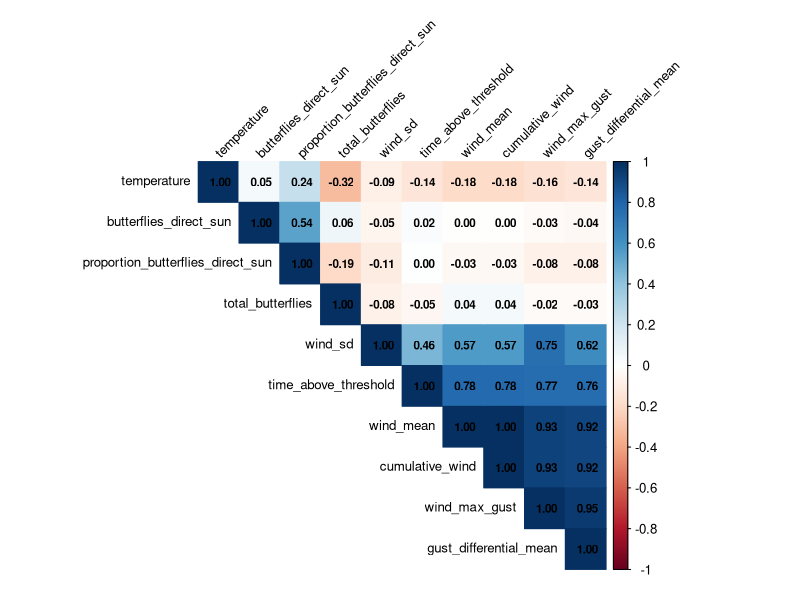
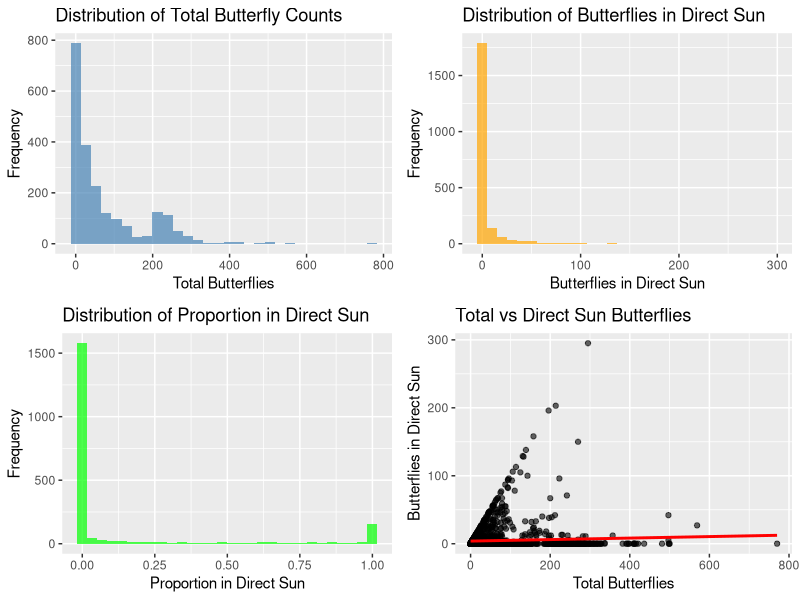
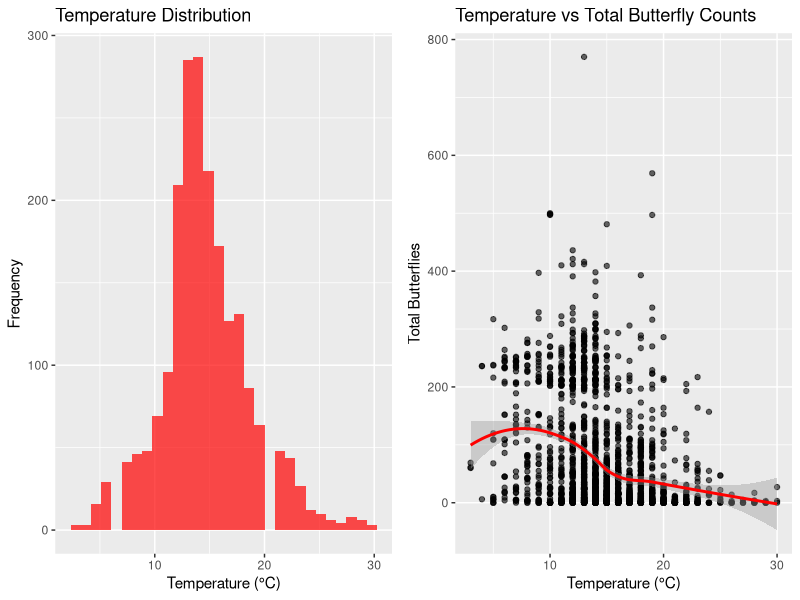
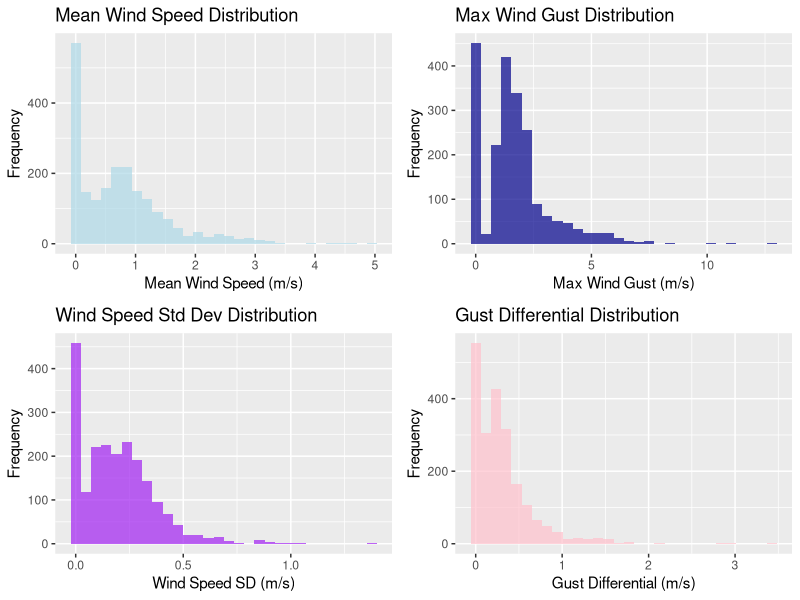
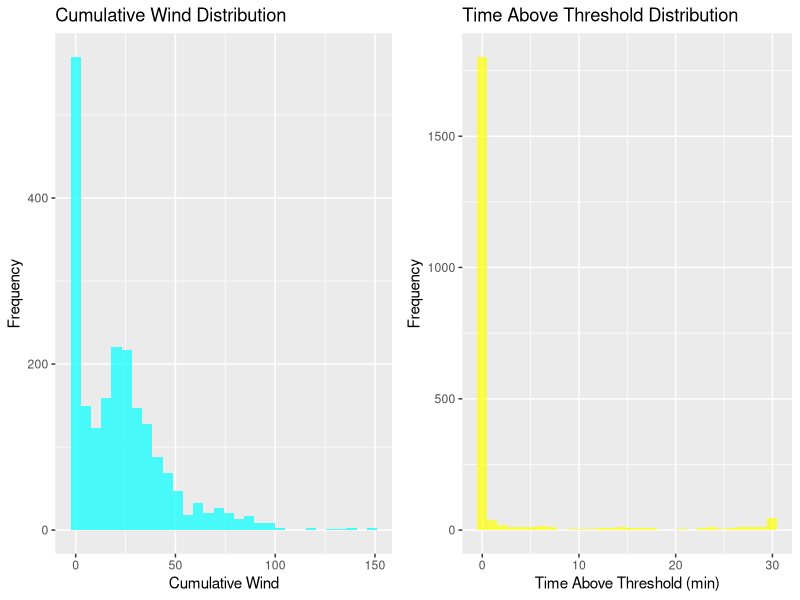
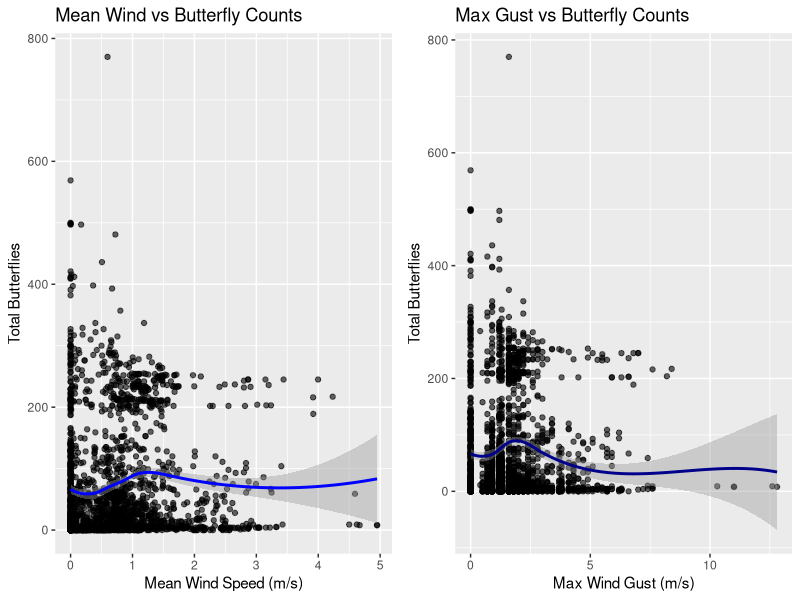

Generate these figures, in order, with R:
## ---- chunk 1
#| output: true
library(tidyverse)
library(here)
# Load the prepared data
df <- read_csv(here("data", "analysis_dataset_final.csv")) 

df <-df %>% mutate(
        day_id = as.factor(day_id),
        Observer = as.factor(Observer),
        view_id = as.factor(view_id),
        deployment_id = as.factor(deployment_id)
        ) %>%
        group_by(day_id) %>%
          mutate(
              time_within_day = row_number(), # For AR(1) structure
              AR_start = row_number() == 1
          )


# Check data structure
glimpse(df)

## ---- chunk 2
#| output: true
library(corrplot)
library(knitr)
library(kableExtra)

# Select only numeric variables explicitly (excluding day_id which is a factor)
numeric_vars <- df %>% 
  ungroup() %>%  # Remove grouping first
  select(total_butterflies, butterflies_direct_sun, proportion_butterflies_direct_sun,
         temperature, wind_mean, wind_max_gust, wind_sd, 
         gust_differential_mean, cumulative_wind, time_above_threshold)

# Calculate correlation matrix
cor_matrix <- cor(numeric_vars, use = "complete.obs")

# Create correlation plot
corrplot(cor_matrix, 
         method = "color",
         type = "upper",
         order = "hclust",
         tl.cex = 0.8,
         tl.col = "black",
         tl.srt = 45,
         addCoef.col = "black",
         number.cex = 0.7)

# Print correlation table
kable(round(cor_matrix, 3), 
      caption = "Correlation Matrix for Numeric Variables") %>%
  kable_styling(bootstrap_options = c("striped", "hover", "condensed")) %>%
  scroll_box(width = "100%", height = "400px")
## ---- chunk 3
#| output: true
#| fig-width: 12
#| fig-height: 8

# Distribution of monarch counts
p1 <- ggplot(df, aes(x = total_butterflies)) +
  geom_histogram(bins = 30, fill = "steelblue", alpha = 0.7) +
  labs(title = "Distribution of Total Butterfly Counts", x = "Total Butterflies", y = "Frequency")

p2 <- ggplot(df, aes(x = butterflies_direct_sun)) +
  geom_histogram(bins = 30, fill = "orange", alpha = 0.7) +
  labs(title = "Distribution of Butterflies in Direct Sun", x = "Butterflies in Direct Sun", y = "Frequency")

p3 <- ggplot(df, aes(x = proportion_butterflies_direct_sun)) +
  geom_histogram(bins = 30, fill = "green", alpha = 0.7) +
  labs(title = "Distribution of Proportion in Direct Sun", x = "Proportion in Direct Sun", y = "Frequency")

p4 <- ggplot(df, aes(x = total_butterflies, y = butterflies_direct_sun)) +
  geom_point(alpha = 0.6) +
  geom_smooth(method = "lm", se = FALSE, color = "red") +
  labs(title = "Total vs Direct Sun Butterflies", x = "Total Butterflies", y = "Butterflies in Direct Sun")

library(gridExtra)
grid.arrange(p1, p2, p3, p4, ncol = 2)
## ---- chunk 4
#| output: true
#| fig-width: 12
#| fig-height: 6

# Temperature distribution and relationship with butterfly counts
p1 <- ggplot(df, aes(x = temperature)) +
  geom_histogram(bins = 30, fill = "red", alpha = 0.7) +
  labs(title = "Temperature Distribution", x = "Temperature (°C)", y = "Frequency")

p2 <- ggplot(df, aes(x = temperature, y = total_butterflies)) +
  geom_point(alpha = 0.6) +
  geom_smooth(method = "loess", se = TRUE, color = "red") +
  labs(title = "Temperature vs Total Butterfly Counts", x = "Temperature (°C)", y = "Total Butterflies")

grid.arrange(p1, p2, ncol = 2)
## ---- chunk 5
#| output: true
#| fig-width: 12
#| fig-height: 8

# Primary wind variable distributions
p1 <- ggplot(df, aes(x = wind_mean)) +
  geom_histogram(bins = 30, fill = "lightblue", alpha = 0.7) +
  labs(title = "Mean Wind Speed Distribution", x = "Mean Wind Speed (m/s)", y = "Frequency")

p2 <- ggplot(df, aes(x = wind_max_gust)) +
  geom_histogram(bins = 30, fill = "darkblue", alpha = 0.7) +
  labs(title = "Max Wind Gust Distribution", x = "Max Wind Gust (m/s)", y = "Frequency")

p3 <- ggplot(df, aes(x = wind_sd)) +
  geom_histogram(bins = 30, fill = "purple", alpha = 0.7) +
  labs(title = "Wind Speed Std Dev Distribution", x = "Wind Speed SD (m/s)", y = "Frequency")

p4 <- ggplot(df, aes(x = gust_differential_mean)) +
  geom_histogram(bins = 30, fill = "pink", alpha = 0.7) +
  labs(title = "Gust Differential Distribution", x = "Gust Differential (m/s)", y = "Frequency")

grid.arrange(p1, p2, p3, p4, ncol = 2)
## ---- chunk 6
#| output: true
#| fig-width: 12
#| fig-height: 4

p5 <- ggplot(df, aes(x = cumulative_wind)) +
  geom_histogram(bins = 30, fill = "cyan", alpha = 0.7) +
  labs(title = "Cumulative Wind Distribution", x = "Cumulative Wind", y = "Frequency")

p6 <- ggplot(df, aes(x = time_above_threshold)) +
  geom_histogram(bins = 30, fill = "yellow", alpha = 0.7) +
  labs(title = "Time Above Threshold Distribution", x = "Time Above Threshold (min)", y = "Frequency")

grid.arrange(p5, p6, ncol = 2)
## ---- chunk 7
#| output: true
#| fig-width: 12
#| fig-height: 4

p7 <- ggplot(df, aes(x = wind_mean, y = total_butterflies)) +
  geom_point(alpha = 0.6) +
  geom_smooth(method = "loess", se = TRUE, color = "blue") +
  labs(title = "Mean Wind vs Butterfly Counts", x = "Mean Wind Speed (m/s)", y = "Total Butterflies")

p8 <- ggplot(df, aes(x = wind_max_gust, y = total_butterflies)) +
  geom_point(alpha = 0.6) +
  geom_smooth(method = "loess", se = TRUE, color = "darkblue") +
  labs(title = "Max Gust vs Butterfly Counts", x = "Max Wind Gust (m/s)", y = "Total Butterflies")

grid.arrange(p7, p8, ncol = 2)
